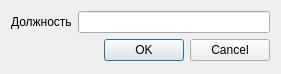
<?xml version="1.0" encoding="UTF-8"?>
<ui version="4.0">
 <class>AddFunctionEmploeeDialog</class>
 <widget class="QDialog" name="AddFunctionEmploeeDialog">
  <property name="geometry">
   <rect>
    <x>0</x>
    <y>0</y>
    <width>281</width>
    <height>74</height>
   </rect>
  </property>
  <property name="windowTitle">
   <string>ДОБАВИТЬ ДОЛЖНОСТЬ</string>
  </property>
  <layout class="QGridLayout" name="gridLayout_2">
   <item row="0" column="0">
    <layout class="QGridLayout" name="gridLayout">
     <item row="0" column="0">
      <widget class="QLabel" name="label">
       <property name="text">
        <string>Должность</string>
       </property>
      </widget>
     </item>
     <item row="0" column="1">
      <widget class="QLineEdit" name="lineEditFunctionEmploee"/>
     </item>
    </layout>
   </item>
   <item row="1" column="0">
    <widget class="QDialogButtonBox" name="buttonBox">
     <property name="orientation">
      <enum>Qt::Horizontal</enum>
     </property>
     <property name="standardButtons">
      <set>QDialogButtonBox::Cancel|QDialogButtonBox::Ok</set>
     </property>
    </widget>
   </item>
  </layout>
 </widget>
 <resources/>
 <connections>
  <connection>
   <sender>buttonBox</sender>
   <signal>accepted()</signal>
   <receiver>AddFunctionEmploeeDialog</receiver>
   <slot>accept()</slot>
   <hints>
    <hint type="sourcelabel">
     <x>248</x>
     <y>254</y>
    </hint>
    <hint type="destinationlabel">
     <x>157</x>
     <y>274</y>
    </hint>
   </hints>
  </connection>
  <connection>
   <sender>buttonBox</sender>
   <signal>rejected()</signal>
   <receiver>AddFunctionEmploeeDialog</receiver>
   <slot>reject()</slot>
   <hints>
    <hint type="sourcelabel">
     <x>316</x>
     <y>260</y>
    </hint>
    <hint type="destinationlabel">
     <x>286</x>
     <y>274</y>
    </hint>
   </hints>
  </connection>
 </connections>
</ui>
